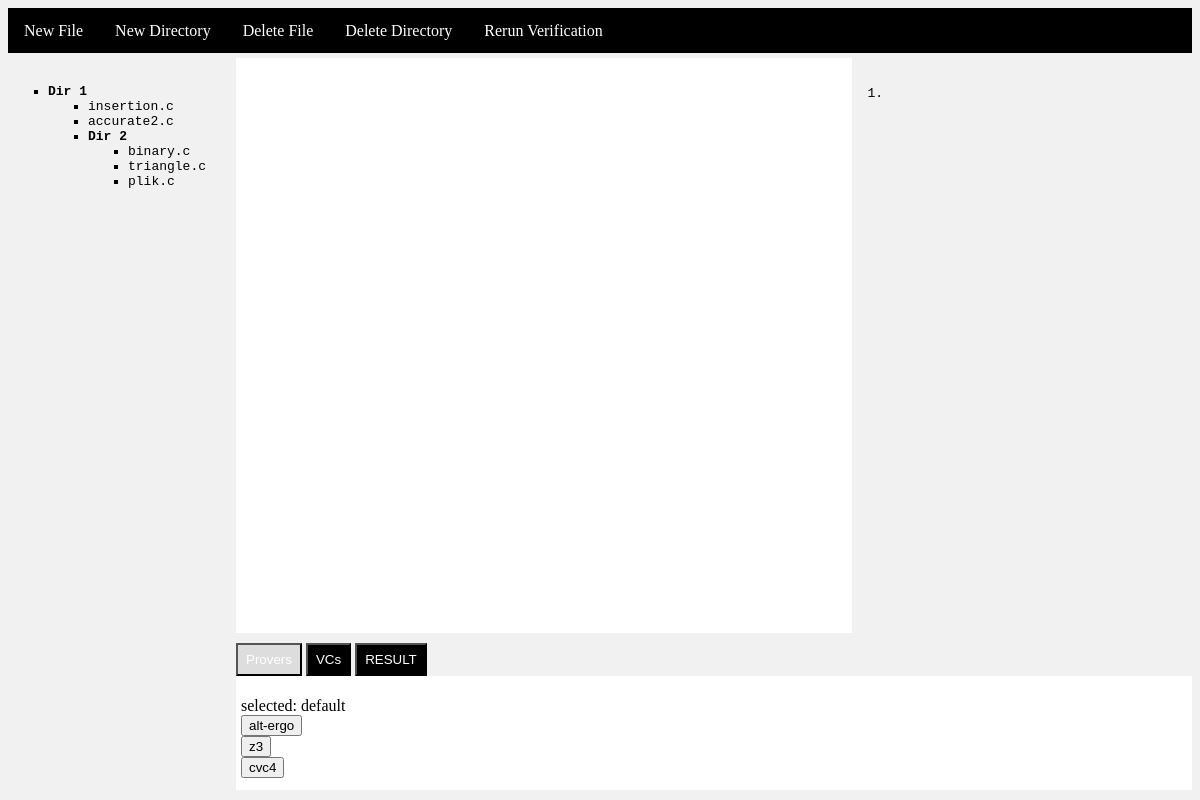
Page /framaw/ (signed in) on the earlier database version.
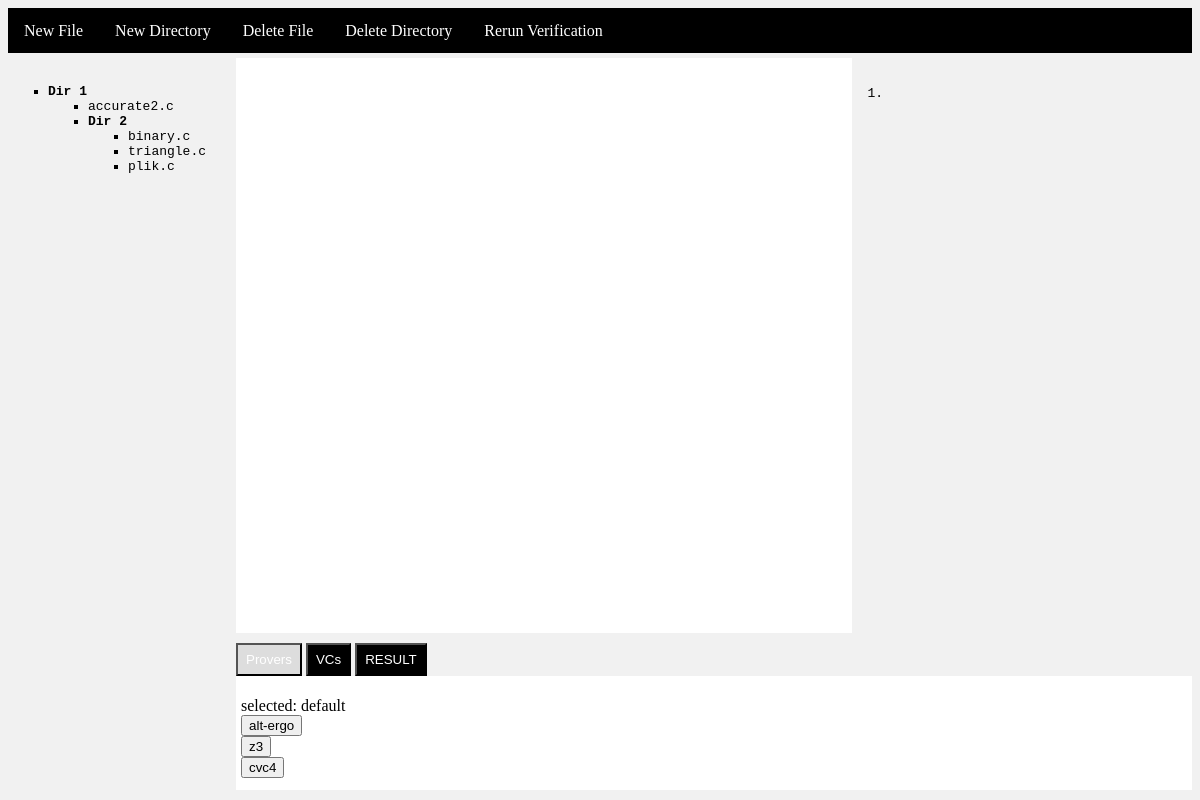
Same page on the later database version.
### framaw/models.py (models this page shows, shortened)
class Directory(models.Model):
    name = models.CharField(max_length=50, unique=True)
    description = models.TextField(default="")
    creation_date = models.DateTimeField(default=timezone.now)
    parent_dir = models.ForeignKey('self', on_delete=models.CASCADE, default="", blank=True, null=True)
    owner = models.ForeignKey(User, on_delete=models.CASCADE)
    valid = models.BooleanField(default=True)
    timestamp = models.DateTimeField(default=timezone.now)
    def __str__(self):
        return self.name

class File(models.Model):
    name = models.CharField(max_length=50, unique=True)
    description = models.TextField(default="")
    creation_date = models.DateTimeField(default=timezone.now)
    directory = models.ForeignKey(Directory, on_delete=models.CASCADE)
    content = models.TextField(default="")
    owner = models.ForeignKey(User, on_delete=models.CASCADE)
    valid = models.BooleanField(default=True)
    timestamp = models.DateTimeField(default=timezone.now)

### framaw/views.py (the view, shortened to what this page needs)
# urls.py: path('', views.index, name='index'),
def index(request):
    if request.user.is_authenticated:
        context = {
            'dirs': Directory.objects.all().filter(valid=True, owner=request.user),
            'files': File.objects.all().filter(valid=True, owner=request.user),
            'selected_file': "", 'focus_content': "", 'result_summary': "", 'provers': provers,
        }
        return render(request, 'framaw/index.html', context)

### framaw/templates/framaw/index.html (shortened to what this page needs)
{% load static %}
<!DOCTYPE html>
<html lang="en">
<head>
    <link rel="stylesheet" type="text/css" href="{% static 'framaw/style.css' %}">
</head>
<body>
<div class="menu_bar">
    <a href="{% url 'new_file' %}">New File</a>
    <a href="{% url 'new_directory' %}">New Directory</a>
    <a href="{% url 'delete_file' %}">Delete File</a>
    <a href="{% url 'delete_dir' %}">Delete Directory</a>
    <a id="rerun_link" href="{% url 'display_file' %}?name={{ selected_file.name }}&prover=default&rte=off">
        Rerun Verification
    </a>
</div>
<div class="side">
    <div class="file_select">
        <ul class="file_list">
            {% for dir in dirs %}
                {% if dir.parent_dir == null %}
                    <li><b>{{ dir.name }}</b></li>
                    <ul class="file_list">
                        {% for file in files %}
                            {% if file.directory == dir %}
                                <li><a href="{% url 'display_file' %}?name={{ file.name }}">{{ file.name }}</a></li>
                            {% endif %}
                        {% endfor %}
                    </ul>
                    <ul class="file_list">
                        {% include "framaw/file_menu.html" with parent=dir.name %}
                    </ul>
                {% endif %}
            {% endfor %}
        </ul>
    </div>
</div>
<div class="row">
    <div class="main">
    </div>
    <div class="focus">
        <pre>{{ focus_content|linenumbers }}</pre>
    </div>
    <div class="tab_data">
        <div class="tab">
            <button class="tablinks active" onclick="openTab(event, 'prover_tab')">Provers</button>
            <button class="tablinks" onclick="openTab(event, 'vc_tab')">VCs</button>
            <button class="tablinks" onclick="openTab(event, 'result_tab')">RESULT</button>
        </div>
        <div>
            <ul id="prover_tab" class="tabcontent">
                selected: <span id="prover_span">default</span>
                {% for p in provers %}
                    <li>
                        <button type="button" onclick="changeProver('{{ p }}')">{{ p }}</button>
                    </li>
                {% endfor %}
            </ul>
        </div>
    </div>
</div>
</body>
</html>

### framaw/templates/framaw/file_menu.html (shortened to what this page needs)
{% for dir in dirs %}
    {% if dir.parent_dir|stringformat:"s" == parent|stringformat:"s" %}
        <li>
            <b>{{ dir.name }}</b>
            <ul class="file_list">
                {% for file in files %}
                    {% if file.directory == dir %}
                            <li><a href="{% url 'display_file' %}?name={{file.name}}">{{ file.name }}</a></li>                    {% endif %}
                {% endfor %}
            </ul>
        </li>
    {% endif %}
{% endfor %}

### framaw/static/framaw/style.css (style rules this page uses)
:root { --font-color: black; --font-hover-color: red; --font-active-color: red; --menu-font-color: white; --menu: #f2f2f2; --menu-border: #f1f1f1; --background-sides: #f1f1f1; --background-main: white; --background-menu: black; --background-menu-hover: #ddd; --background-menu-active: #ccc; }
a { color: var(--font-color); text-decoration: none; }
body { color: var(--font-color); background-color: var(--background-sides); }
.menu_bar { display: flex; background-color: var(--background-menu); height: 45px; border-bottom: 5px solid var(--menu-border); }
.menu_bar a { color: var(--menu-font-color); text-align: center; padding: 14px 16px; text-decoration: none; }
.row { display: flex; flex-wrap: wrap; }
.side { padding: 10px 30px 10px 0; overflow: auto; }
.focus { padding: 15px; overflow: auto; height: calc(75vh - 45px); }
.main { background-color: var(--background-main); padding: 10px; overflow: auto; height: calc(75vh - 45px); }
.file_list { list-style-type: square; }
.file_list > li { font-family: monospace; }
.tab_data { background-color: var(--background-main); overflow: auto; height: calc(24vh - 45px); }
.tab { background-color: var(--background-sides); }
.tab button { color: var(--menu-font-color); background-color: var(--background-menu); cursor: pointer; padding: 7px 8px; }
.tab button.active { background-color: var(--background-menu-hover); }
.tabcontent { padding: 5px; background-color: var(--background-main); overflow: auto; }
@media all and (min-width: 800px) { .main { flex: 50%; } }
@media all and (min-width: 800px) { .side { float: left; flex: 25%; height: calc(95vh - 45px); } }
@media all and (min-width: 800px) { .focus { flex: 20%; } }
@media all and (min-width: 800px) { .tab_data { flex: 80%; } }

Differences in the rows shown:
removed File: name "insertion.c", shown under Directory "Dir 1"
